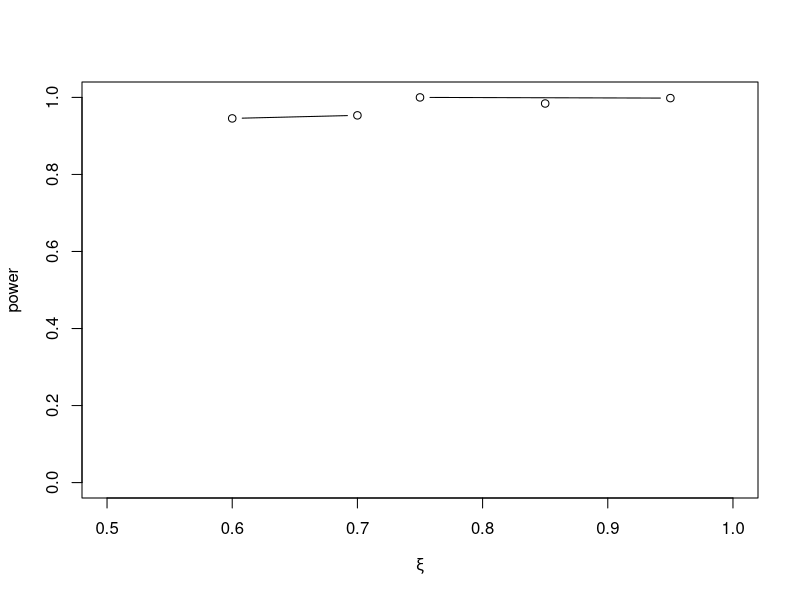
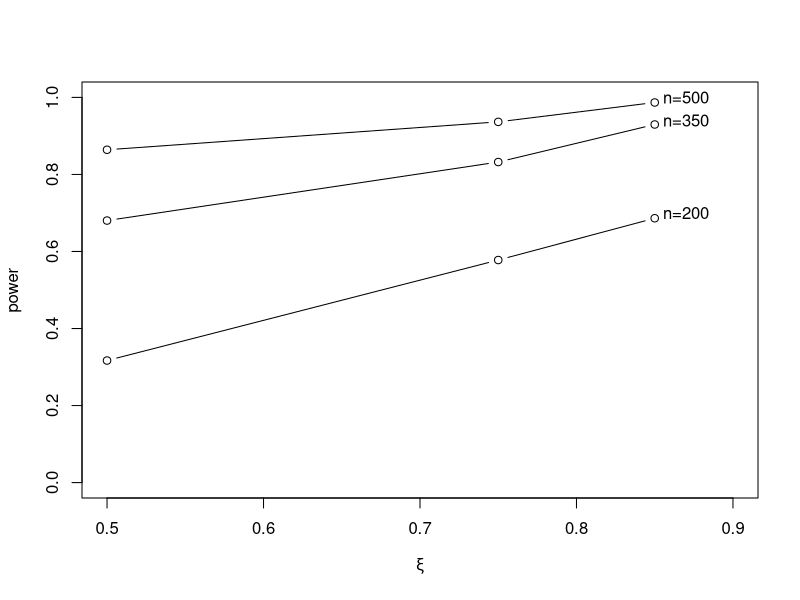
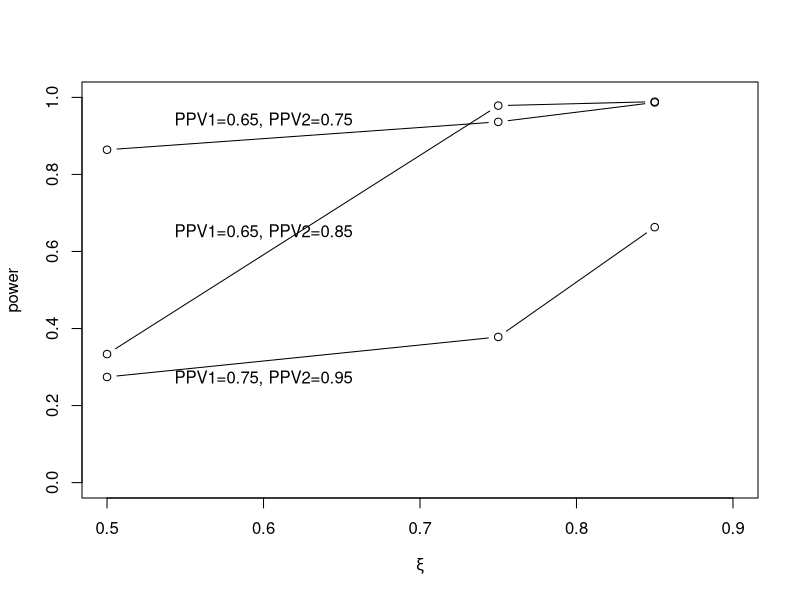

The R source for these figures, in order:

ppv_power_equal <- read.csv("./data/ppv_power_equal_1019.csv")
ppv_power_nonequal <- read.csv("./data/ppv_power_nonequal_1019.csv")

# case 1
case1 <- ppv_power_equal[ppv_power_equal$pi == 0.3 & ppv_power_equal$ppv1 == 0.65 & ppv_power_equal$ppv2 == 0.85,]

png('./plot/case1.png',600,400)
plot(N200~xi1, data=case1, xlab=expression(xi), ylab="power", type='b', ylim=range(0,1), xlim=range(0.5,0.9))
lines(N350~xi1, data=case1, type='b')
lines(N500~xi1, data=case1, type='b')
text(0.87, 1, "n=500")
text(0.87, 0.94, "n=350")
text(0.87, 0.7, "n=200")
dev.off(3)

# case 2
png('./plot/case2.png',600,400)
case2_1 <- ppv_power_equal[ppv_power_equal$pi == 0.3 & ppv_power_equal$ppv1 == 0.65 & ppv_power_equal$ppv2 == 0.75,]
case2_2 <- ppv_power_equal[ppv_power_equal$pi == 0.3 & ppv_power_equal$ppv1 == 0.65 & ppv_power_equal$ppv2 == 0.85,]
case2_3 <- ppv_power_equal[ppv_power_equal$pi == 0.3 & ppv_power_equal$ppv1 == 0.75 & ppv_power_equal$ppv2 == 0.95,]
plot(N500~xi1, data=case2_1, xlab=expression(xi), ylab="power", type='b', ylim=range(0,1), xlim=range(0.5,0.9))
lines(N500~xi1, data=case2_2, type='b')
lines(N500~xi1, data=case2_3, type='b')
text(0.6, 0.94, "PPV1=0.65, PPV2=0.75")
text(0.6, 0.65, "PPV1=0.65, PPV2=0.85")
text(0.6, 0.27, "PPV1=0.75, PPV2=0.95")
dev.off(3)

# case 3
#ppv_power_nonequal[ppv_power_nonequal$pi == 0.3 & ppv_power_nonequal$ppv1 == 0.65 & ppv_power_nonequal$ppv2 == 0.85,]

case3_1 <- ppv_power_nonequal[ppv_power_nonequal$pi == 0.3 & ppv_power_nonequal$ppv1 == 0.65 & ppv_power_nonequal$ppv2 == 0.85 & ppv_power_nonequal$xi1 == 0.5,]
case3_2 <- ppv_power_nonequal[ppv_power_nonequal$pi == 0.3 & ppv_power_nonequal$ppv1 == 0.65 & ppv_power_nonequal$ppv2 == 0.85 & ppv_power_nonequal$xi1 == 0.75,]
case3_3 <- ppv_power_nonequal[ppv_power_nonequal$pi == 0.3 & ppv_power_nonequal$ppv1 == 0.65 & ppv_power_nonequal$ppv2 == 0.85 & ppv_power_nonequal$xi1 == 0.85,]
plot(N500~xi2, data=case3_1, xlab=expression(xi), ylab="power", type='b', ylim=range(0,1), xlim=range(0.5,1))
lines(N500~xi2, data=case3_2, type='b')
lines(N500~xi2, data=case3_3, type='b')
